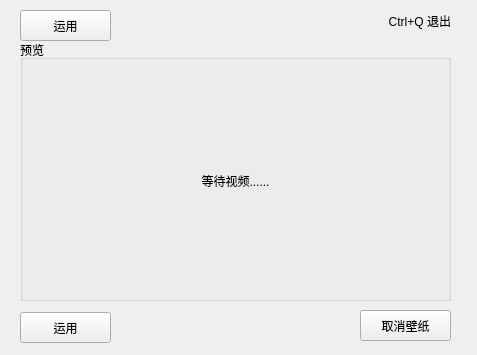
<?xml version="1.0" encoding="UTF-8"?>
<ui version="4.0">
 <class>MainWindow</class>
 <widget class="QMainWindow" name="MainWindow">
  <property name="geometry">
   <rect>
    <x>0</x>
    <y>0</y>
    <width>477</width>
    <height>355</height>
   </rect>
  </property>
  <property name="minimumSize">
   <size>
    <width>0</width>
    <height>0</height>
   </size>
  </property>
  <property name="maximumSize">
   <size>
    <width>16777215</width>
    <height>16777215</height>
   </size>
  </property>
  <property name="windowTitle">
   <string>动态壁纸设置工具</string>
  </property>
  <property name="styleSheet">
   <string notr="true">QWidget{
background-color: rgb(0, 0, 0);

}
QPushButton:pressed{
 background-color:rgb(125, 125, 125);  
 border-style:inset;
padding-left:3px;
padding-top:3px; 
}

QPushButton#pushButton_3{
background-color: rgb(255, 255, 127);
color: rgb(0, 0, 0);
font: 75 12pt &quot;微软雅黑&quot;;
border:1px solid red;
border-radius:5px;
}
QLabel#label_2{
background-color: rgb(0, 0, 0);
color: rgb(255, 255, 255);
font: 75 12pt &quot;微软雅黑&quot;;
}
QLabel#label{
background-color: rgb(0, 0, 0);
	color: rgb(255, 0, 0);
font: 75 12pt &quot;微软雅黑&quot;;
}

QGroupBox
{
border: 2px solid red;
border-radius:5px;
margin-top:2ex;
font-family:楷体;
font:bold 28px;
 
}
QGroupBox::title
{
subcontrol-origin:margin;
subcontrol-position:top center;
padding:0 3px;
font: 75 12pt &quot;微软雅黑&quot;;
color: rgb(255, 170, 0);
}
QPushButton#pushButton{
background-color: rgb(0, 170, 0);
border-radius:5px;
}
QPushButton#pushButton_2{
background-color: rgb(255, 85, 0);
border-radius:5px;
}
QMessageBox{
background-color: #f1f1f1;
}
QMessageBox&gt;QLabel{
color:black;
background-color: #f1f1f1;
}
QMessageBox QPushButton{ 
    background-color:#bebebe;  
}</string>
  </property>
  <widget class="QWidget" name="centralwidget">
   <widget class="QGroupBox" name="groupBox">
    <property name="geometry">
     <rect>
      <x>20</x>
      <y>40</y>
      <width>431</width>
      <height>261</height>
     </rect>
    </property>
    <property name="minimumSize">
     <size>
      <width>431</width>
      <height>261</height>
     </size>
    </property>
    <property name="maximumSize">
     <size>
      <width>431</width>
      <height>261</height>
     </size>
    </property>
    <property name="title">
     <string>预览</string>
    </property>
    <widget class="QLabel" name="label_2">
     <property name="geometry">
      <rect>
       <x>10</x>
       <y>30</y>
       <width>411</width>
       <height>221</height>
      </rect>
     </property>
     <property name="text">
      <string>等待视频......</string>
     </property>
     <property name="alignment">
      <set>Qt::AlignCenter</set>
     </property>
    </widget>
   </widget>
   <widget class="QPushButton" name="pushButton">
    <property name="geometry">
     <rect>
      <x>20</x>
      <y>312</y>
      <width>91</width>
      <height>31</height>
     </rect>
    </property>
    <property name="text">
     <string>运用</string>
    </property>
   </widget>
   <widget class="QPushButton" name="pushButton_2">
    <property name="geometry">
     <rect>
      <x>360</x>
      <y>310</y>
      <width>91</width>
      <height>31</height>
     </rect>
    </property>
    <property name="text">
     <string>取消壁纸</string>
    </property>
   </widget>
   <widget class="QPushButton" name="pushButton_3">
    <property name="geometry">
     <rect>
      <x>20</x>
      <y>10</y>
      <width>91</width>
      <height>31</height>
     </rect>
    </property>
    <property name="text">
     <string>运用</string>
    </property>
   </widget>
   <widget class="QLabel" name="label">
    <property name="geometry">
     <rect>
      <x>270</x>
      <y>5</y>
      <width>181</width>
      <height>31</height>
     </rect>
    </property>
    <property name="text">
     <string>Ctrl+Q 退出</string>
    </property>
    <property name="alignment">
     <set>Qt::AlignRight|Qt::AlignTrailing|Qt::AlignVCenter</set>
    </property>
   </widget>
  </widget>
 </widget>
 <resources/>
 <connections/>
</ui>
